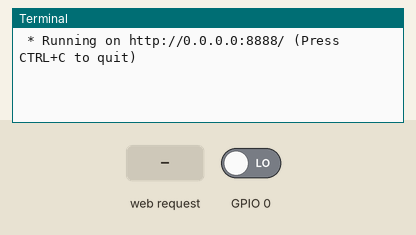
The program below on a simulated Raspberry Pi (BCM pin numbers). Parts: the last lines printed to the terminal. The test bench sets the inputs (shaded band); at power-on: GPIO 0 LOW. The clock reads 2024-03-15 10:24:30 at power-on unless the program sets it.

Above: at 1.2 s.
1.3 s: HTTP request for /read/0 received
At 2.5 s:
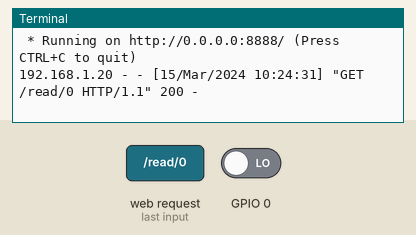
2.8 s: HTTP request for / received
At 3.8 s:
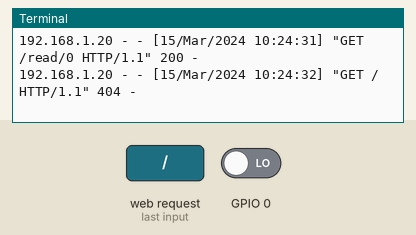

Measured:
- after the input at 1.3 s, the terminal: prints a new line at once (image 1)
- after the input at 2.8 s, the terminal: prints a new line at once (image 2)

The program:

check_gpio.py
```python
from flask import Flask
from flask import render_template
import RPi.GPIO as GPIO

GPIO.setmode(GPIO.BCM)

app = Flask(__name__)

@app.route("/read/<port>")
def readGpio(port):
	try:
		GPIO.setup(int(port), GPIO.IN)

		if GPIO.input(int(port)) == True:
			res = "GPIO " + port + " is high."
		else:
			res = "GPIO " + port + " is low."
	except:
		res = "Read error from GPIO " + port + "."


	return render_template('gpio.html', title='GPIO ' + port + ' status.', res=res)

if __name__ == "__main__":
	app.run(host='0.0.0.0', port=8888, debug=True)
```
